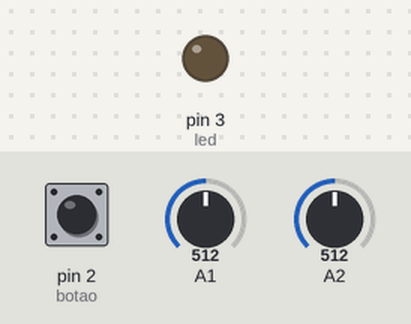
A sketch run on a simulated Arduino Uno, built with avr-gcc and run on an emulated ATmega328P. On the bench: output pins drawn as LEDs (lit = HIGH). Inputs (shaded band) come from the test bench; at power-on: pin 2 (botao) HIGH, A1 = 512, A2 = 512. What the sketch prints to the serial monitor is not drawn.

Above: at 1.2 s.
1.3 s: pin 2 (botao) pulled LOW for 1 s
At 2.5 s:
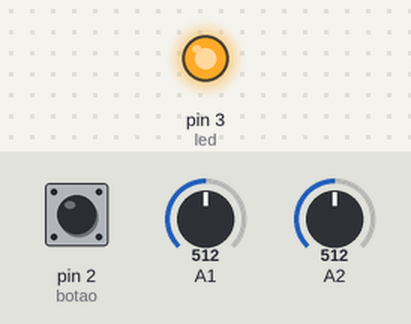
3.8 s: A1 set to 710
6.8 s: A2 set to 710
8.8 s: pin 2 (botao) pulled LOW for 0.15 s
At 9.5 s:
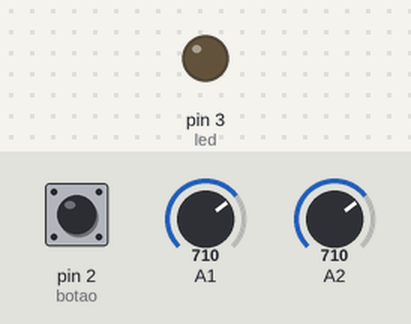
10.4 s: pin 2 (botao) pulled LOW for 3.2 s
At 14.0 s:
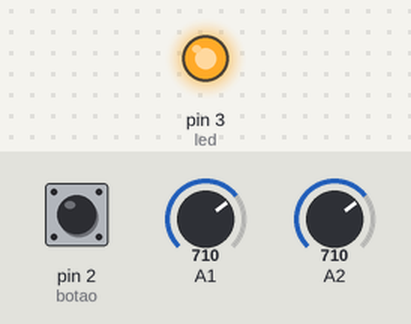
Timing chart, 0 to 15.5 s (numbered marks = the images above; inputs shaded):
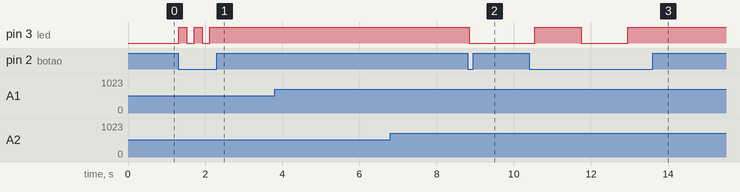

Measured:
- after the input at 1.3 s, pin 3 (led): alternates HIGH for 0.20 s and LOW for 0.20 s, 5 changes in all, then stays HIGH, starting at once
- after the input at 3.8 s, every drawn part: stays the same
- after the input at 6.8 s, every drawn part: stays the same
- after the input at 8.8 s, pin 3 (led): HIGH → LOW at once
- after the input at 10.4 s, pin 3 (led): LOW → HIGH after 0.15 s, → LOW 1.2 s later, → HIGH 1.2 s later

The sketch:

Joystick.ino
```cpp
void setup() {
  // put your setup code here, to run once:
  Serial.begin(9600);
  pinMode(A2, INPUT); // x
  pinMode(A1, INPUT); // y
  pinMode(2, INPUT_PULLUP); // botao
  pinMode(3, OUTPUT); // led
}
int inputx = 512;
int inputy = 512;
int x,y;
bool bt = 0, bounce = 1;
void loop() {
  // put your main code here, to run repeatedly:
  y = analogRead(A1);
  x = analogRead(A2);
  //bt = digitalRead(2);
  if (!digitalRead(2) and bounce == 1){
    bt = !bt;
    digitalWrite(3, bt);
    inputx = 512;
    inputy = 512;
    bounce = 0;
    delay(200);
  }else{
    bounce = 1;
  }
  Serial.print(x);
  Serial.print(" ");
  Serial.print(y);
  Serial.print(" ");
  Serial.print(bt);
  Serial.print(" ");
  if (x>700){
    inputx += 30;
    delay(250);
  }
  if (x<200){
    inputx -= 30;
    delay(250);
  }
  if (y>700){
    inputy += 30;
    delay(250);
  }
  if (y<200){
    inputy -= 30;
    delay(250);
  }
  if (inputx > 1023){
    inputx = 1023;
  }
  if (inputx < 0){
    inputx = 0;
  }
  if (inputy > 1023){
    inputy = 1023;
  }
  if (inputy < 0){
    inputy = 0;
  }
  Serial.print(inputx);
  Serial.print(" ");

  Serial.println(inputy);
  //Serial.print(" ");
}
//meio é x = 488-489
//meio é y = 516-517
```
